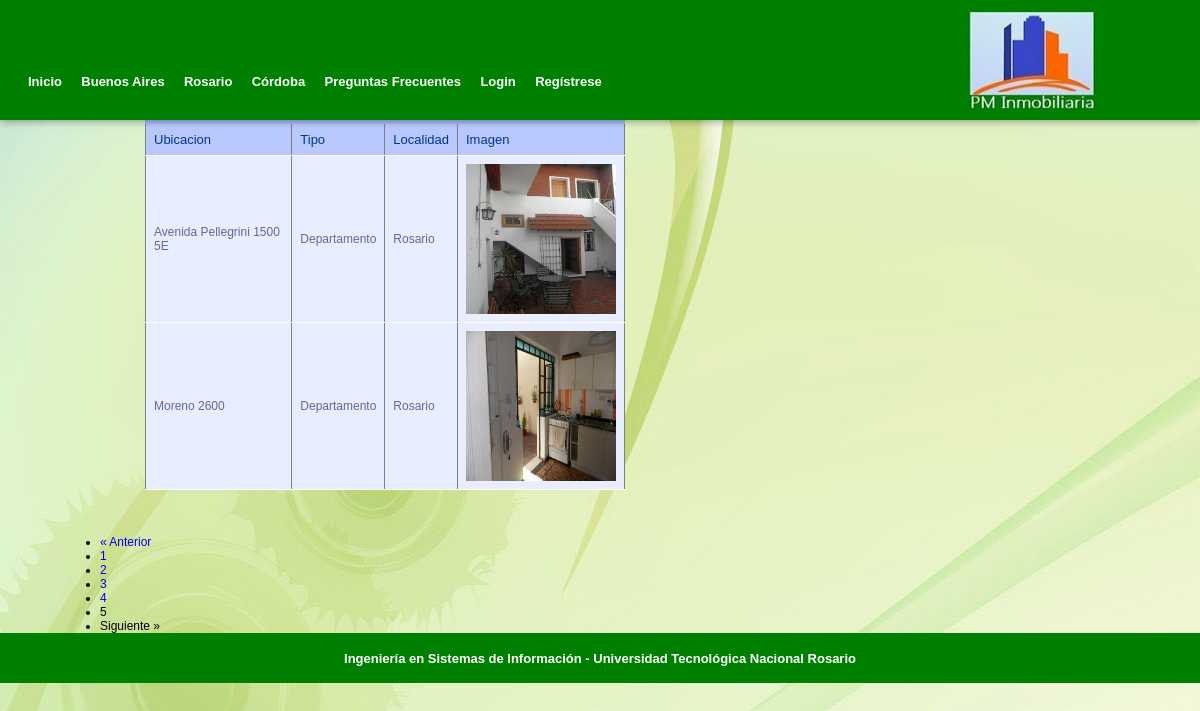
The page /departamentos.php?page=5 on the database its author committed.
### tables this page shows
CREATE TABLE `inmuebles` (
  `id` varchar(10) NOT NULL,
  `ubicacion` varchar(30) NOT NULL,
  `tipo` int(15) NOT NULL,
  `estado` varchar(12) NOT NULL,
  `localidad` int(20) NOT NULL,
  `provincia` int(20) NOT NULL,
  `imagen` varchar(20) NOT NULL,
  PRIMARY KEY (`id`)
);

CREATE TABLE `tipo` (
  `idTipo` varchar(25) NOT NULL,
  `descripcionTipo` varchar(25) NOT NULL,
  PRIMARY KEY (`idTipo`)
);

CREATE TABLE `localidad` (
  `idLocalidad` varchar(20) NOT NULL,
  `nombreLocalidad` varchar(25) NOT NULL,
  `idProvincia` varchar(20) NOT NULL,
  PRIMARY KEY (`idLocalidad`)
);

### departamentos.php (the view, shortened to what this page needs)
<!DOCTYPE html PUBLIC "-//W3C//DTD XHTML 1.0 Transitional//EN" "http://www.w3.org/TR/xhtml1/DTD/xhtml1-transitional.dtd">
<html xmlns="http://www.w3.org/1999/xhtml">
<head>
<link rel="stylesheet" type="text/css" href="header.css"/>
<link rel="stylesheet" type="text/css" href="posicionamientoPrincipal.css"/>
<link rel="stylesheet" type="text/css" href="estiloPrincipal.css"/>
<link rel="stylesheet" type="text/css" href="base.css"/>
<link rel="stylesheet" type="text/css" href="elementos.css"/>
<link rel="stylesheet" type="text/css" href="footer.css"/>
<link rel="stylesheet" type="text/css" href="body.css"/>
<link rel="stylesheet" type="text/css" href="botones.css"/>
<link rel="stylesheet" type="text/css" href="Tablas.css"/>
</head>
<body>
<div id="header">
          <div id="cont_header_h">
            <div id="menu_header_h">
			<?php
			  if(isset($_SESSION['usuario']))
			  { ?>
			<a href="principalUsuario.php" target="_self" >Inicio</a>
			<a href="BuenosAiresLogueado.php" target="_self"  >Buenos Aires</a>
			<a href="RosarioLogueado.php" target="_self" >Rosario</a>
			<a href="CordobaLogueado.php" target="_self" >Córdoba</a>
			<a href="PreguntasFrecuentes.php" target="_self" >Preguntas Frecuentes</a>
			<a href="Contacto.php" target="_self"  >Contacto</a>
			<a href="Newsletter.php" target="_self">Newsletter</a>
			<?php	} else if (isset($_SESSION['admin']))
			{
		?><a href="principalAdministrador.php" target="_self" >Inicio</a>
		  <a href="MenuAdmin.html" target="_self" >Admin</a>
		   <?php } else { ?>
		   <a href="index.php" target="_self" >Inicio</a>
			<a href="BuenosAires.php" target="_self"  >Buenos Aires</a>
			<a href="Rosario.php" target="_self" >Rosario</a>
			<a href="Cordoba.php" target="_self" >Córdoba</a>
			<a href="PreguntasFrecuentes.php" target="_self" >Preguntas Frecuentes</a>
			<a href="Login.html" target="_self" >Login</a>
			<a href="Registro.html" target="_self" >Regístrese</a>
			<?php } ?>
			</div>
		  </div>
		  <?php if(isset($_SESSION['usuario']))
		  { ?>
		  <a href="principalUsuario.php"><img class="logo" src="imagen/logo.jpg" alt="Imagen Logo"
				title="Imagen Logo" /></a>
		  <?php } else if(isset($_SESSION['admin'])) { ?>
           <a href="principalAdmin.php"><img class="logo" src="imagen/logo.jpg" alt="Imagen Logo"
				title="Imagen Logo" /></a>
		   <?php } else {?>
		  <a href="index.php"><img class="logo" src="imagen/logo.jpg" alt="Imagen Logo"
				title="Imagen Logo" /></a>
            <?php } ?>
</div>
<div id="contenido">
<?php
include("conexion.inc");
if(isset($_GET['page']))
{
    $page= $_GET['page'];
}
else
{
    $page=1;
}
$consulta="SELECT * FROM inmuebles INNER JOIN localidad ON
inmuebles.localidad=localidad.idLocalidad INNER JOIN tipo ON
inmuebles.tipo=tipo.idTipo INNER JOIN precio ON
inmuebles.id=precio.idInmueble
WHERE tipo.descripcionTipo='Departamento'
AND precio.fechaDesde<=CURRENT_DATE
GROUP BY inmuebles.id";
$datos=mysql_query($consulta,$link);
$num_rows=mysql_num_rows($datos);
$rows_per_page= 2;
$lastpage= ceil($num_rows / $rows_per_page);
$page=(int)$page;
$limit= 'LIMIT '. ($page -1) * $rows_per_page . ',' .$rows_per_page;
$consulta .=" $limit";
$resultado=mysql_query($consulta,$link);
if(!$resultado)
{
        die('Invalid query: ' . mysql_error());
}
else
{
      ?> <table border="1">
			<thead>
	      		<tr><th>Ubicacion</th><th>Tipo</th><th> Localidad</th><th>Imagen</th></tr>
	      	</thead>
	      	<tbody>
    <?php while($row =  mysql_fetch_assoc($resultado))
    	  {  ?>
        	<tr>
            <td><?php echo ($row['ubicacion']); ?></td>
            <td><?php echo ($row['descripcionTipo']); ?></td>
			<td><?php echo ($row['nombreLocalidad']); ?></td>
			<td><img src="imagen/<?php echo ($row['imagen']); ?>" width="150" height="150" alt="Imagen departamento"
				title="Imagen departamento" /></td>
</tr>
   <?php  } ?>
      		</tbody>
      	</table>
<?php
	if($num_rows != 0)
	{
	   $nextpage= $page +1;
	   $prevpage= $page -1;
	   ?><ul id="pagination-digg"><?php
		   if ($page == 1)
		   {
		 	?>
		      <li class="previous-off">&laquo; Anterior</li>
		      <li class="active">1</li>
		 <?php
			  for($i= $page+1; $i<= $lastpage ; $i++)
			  {?>
			  	<li><a href="departamentos.php?page=<?php echo $i;?>"><?php echo $i;?></a></li>
		<?php }
			if($lastpage >$page )
			{?>
		    	<li class="next"><a href="departamentos.php?page=<?php echo $nextpage;?>" >Siguiente &raquo;</a></li><?php
			}
			else
			{?>
				<li class="next-off">Siguiente &raquo;</li>
		<?php
			}
		}
		else
		{
		?>
		 	<li class="previous"><a href="departamentos.php?page=<?php echo $prevpage;?>">&laquo; Anterior</a></li><?php
			 for($i= 1; $i<= $lastpage ; $i++)
			 {
		  		if($page == $i)
		  		{
			?>		<li class="active"><?php echo $i;?></li><?php
				}
				else
				{
			?>		<li><a href="departamentos.php?page=<?php echo $i;?>" ><?php echo $i;?></a></li><?php
				}
			}
	        if($lastpage >$page )
	        {	?>
	        	<li class="next"><a href="departamentos.php?page=<?php echo $nextpage;?>">Siguiente &raquo;</a></li><?php
		    }
		    else
		    {
		?> 		<li class="next-off">Siguiente &raquo;</li><?php
		  	}
		}
	?></ul></div><?php
	}
}
?>
<div id="footer"><div id="footerhijo">Ingeniería en Sistemas de Información - Universidad Tecnológica Nacional Rosario</div></div>
</body>
</html>

### header.css (style rules this page uses)
a, a img { border:none; text-decoration:none; outline:none; }
* { margin:0; padding:0; }
#header { float:left; border-color:#009900; }
#cont_header_h { float:left; width:850px; height:110px; margin-left:20px; overflow:hidden; position:relative; }
.logo { position:absolute; top:10px; right:100px; float:left; width:135px; height:100px; }
#menu_header_h { float:left; position:absolute; bottom: 10px; right:100px; width:750px; }
#menu_header_h a { display:inline-block; height:33px; font:bold 13px Arial, Helvetica, sans-serif; color:#FFFFFF; margin-top:37px; text-align:center; padding: 5px 8px 0 8px; line-height: 30px; }

### posicionamientoPrincipal.css (style rules this page uses)
body { background-image:url(imagen/Fondo.jpg); }
#contenido { margin-left:100px; clear:left; }

### base.css (style rules this page uses)
a, a img { border:none; outline:none; text-decoration:none; }
* { margin:0; padding:0; }
body { background-color:#F4F4F4; font-family:Arial, Helvetica, sans-serif; font-size:12px; font-style:normal; font-variant:normal; font-weight:normal; line-height:normal; margin:0; }
#header { -webkit-box-shadow:rgba(0, 0, 0, 0.4) 1px 1px 8px; background-image:url(imagen/fondoheader.jpg); box-shadow:rgba(0, 0, 0, 0.4) 1px 1px 8px; height:120px; overflow:hidden; position:relative; width:100%; z-index:10; }
#footer { background-color:#008000; background-position:50% 100%; overflow:hidden; width:100%; height:50px; text-align:center; display: table; font:bold 13px Arial, Helvetica, sans-serif; }
#footerhijo { display: table-cell; vertical-align: middle; color:#FFFFFF; }

### footer.css (style rules this page uses)
* { margin:0; padding:0; }

### body.css (style rules this page uses)
a, a img { border:none; text-decoration:none; outline:none; }
* { margin:0; padding:0; }

### Tablas.css (style rules this page uses)
table { font-family: "Lucida Sans Unicode", "Lucida Grande", Sans-Serif; font-size: 12px; margin: 45px; width: 480px; text-align: left; border-collapse: collapse; }
th { font-size: 13px; font-weight: normal; padding: 8px; background: #b9c9fe; border-top: 4px solid #aabcfe; border-bottom: 1px solid #fff; color: #039; }
td { padding: 8px; background: #e8edff; border-bottom: 1px solid #fff; color: #669; border-top: 1px solid transparent; }

### rows shown on the page
inmuebles: ubicacion "Avenida Pellegrini 1500 5E", tipo.descripcionTipo "Departamento", localidad.nombreLocalidad "Rosario", imagen (picture)
inmuebles: ubicacion "Moreno 2600", tipo.descripcionTipo "Departamento", localidad.nombreLocalidad "Rosario", imagen (picture)
